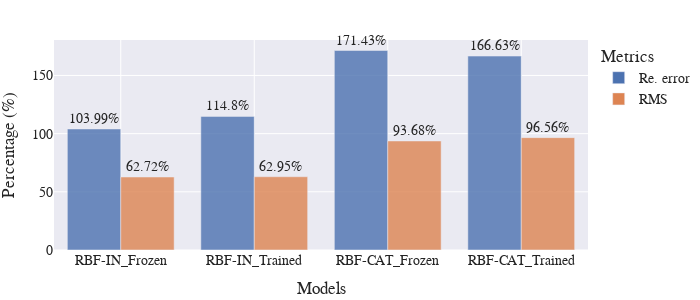

The code cell stored with this chart in its notebook:
### Code cell
file_name = "RBF_F_T"
keys = list(comp_df_in.keys())
x = ["RBF-IN_" + k for k in keys for i in range(2)] + ["RBF-CAT_" + k for k in keys for i in range(2)]
y = []
for k in keys:
    y += [comp_df_in[k][metric][0][0] for metric in METRICS]
for k in keys:
    y += [comp_df_cat[k][metric][0][0] for metric in METRICS]

df_formatted = dict(Models=x, Percentage=y, Metrics=METRICS_RENAME*len(keys)*2)
fig = plot_bar(results=df_formatted, title="Performance improvment of FC - RBF", vertical=False,
        width=700, add_hline=False, annotation_text="Cold perf.", annotation_position="top right")
save_plot(fig, "img/trans/"+file_name+".svg")
fig.show()

### Figure 1 — Plotly figure (JSON) as saved in the notebook; plotly's stock layout.template omitted (floating-point values rounded to 4 significant figures)
{"data": [{"alignmentgroup": "True", "cliponaxis": false, "hovertemplate": "Metrics=Re. error<br>Models=%{x}<br>Percentage=%{text}<extra></extra>", "legendgroup": "Re. error", "marker": {"color": "rgb(76,114,176)", "opacity": 0.8, "pattern": {"shape": ""}}, "name": "Re. error", "offsetgroup": "Re. error", "orientation": "v", "showlegend": true, "text": [104.0, 114.8, 171.4, 166.6], "textposition": "outside", "texttemplate": "%{text}%", "type": "bar", "x": ["RBF-IN_Frozen", "RBF-IN_Trained", "RBF-CAT_Frozen", "RBF-CAT_Trained"], "xaxis": "x", "y": [104.0, 114.8, 171.4, 166.6], "yaxis": "y"}, {"alignmentgroup": "True", "cliponaxis": false, "hovertemplate": "Metrics=RMS<br>Models=%{x}<br>Percentage=%{text}<extra></extra>", "legendgroup": "RMS", "marker": {"color": "rgb(221,132,82)", "opacity": 0.8, "pattern": {"shape": ""}}, "name": "RMS", "offsetgroup": "RMS", "orientation": "v", "showlegend": true, "text": [62.72, 62.95, 93.68, 96.56], "textposition": "outside", "texttemplate": "%{text}%", "type": "bar", "x": ["RBF-IN_Frozen", "RBF-IN_Trained", "RBF-CAT_Frozen", "RBF-CAT_Trained"], "xaxis": "x", "y": [62.72, 62.95, 93.68, 96.56], "yaxis": "y"}], "layout": {"barmode": "group", "font": {"family": "Serif", "size": 14}, "height": 300, "legend": {"title": {"text": "Metrics"}, "tracegroupgap": 0}, "margin": {"b": 5, "l": 5, "r": 5, "t": 40}, "width": 700, "xaxis": {"anchor": "y", "domain": [0, 1], "title": {"text": "Models"}}, "yaxis": {"anchor": "x", "domain": [0, 1], "title": {"text": "Percentage (%)"}}}}
